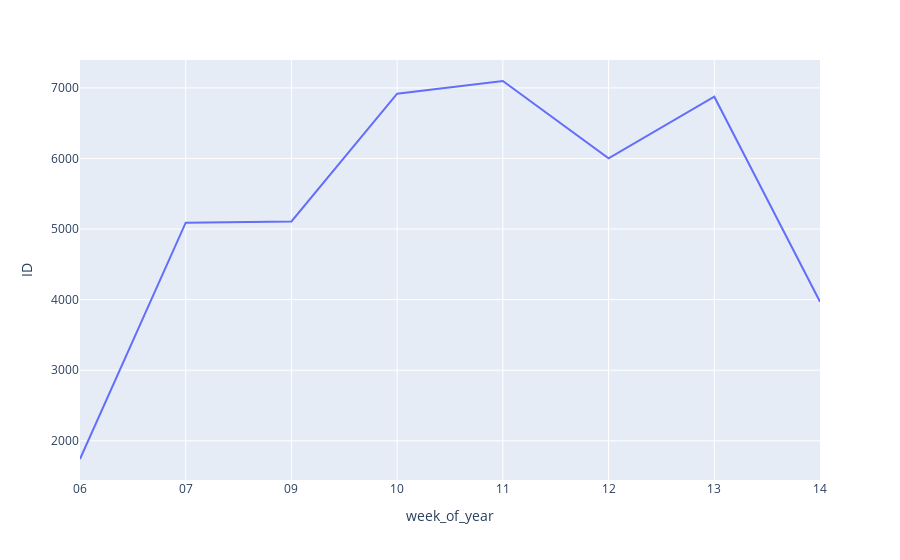

Notebook cell for this chart:
### Code cell
#quantidade de pedidos por semana
#criar a coluna da semana
df1['week_of_year'] = df1['Order_Date'].dt.strftime('%U')

df_aux = df1.loc[:,['ID', 'week_of_year']].groupby('week_of_year').count().reset_index()
df_aux.head()

px.line(df_aux, x='week_of_year', y='ID')

### Figure 1 — Plotly figure (JSON) as saved in the notebook; plotly's stock layout.template omitted (floating-point values rounded to 4 significant figures)
{"data": [{"hovertemplate": "week_of_year=%{x}<br>ID=%{y}<extra></extra>", "legendgroup": "", "line": {"color": "#636efa", "dash": "solid"}, "marker": {"symbol": "circle"}, "mode": "lines", "name": "", "orientation": "v", "showlegend": false, "type": "scatter", "x": ["06", "07", "09", "10", "11", "12", "13", "14"], "xaxis": "x", "y": [1742, 5090, 5108, 6918, 7098, 6003, 6876, 3970], "yaxis": "y"}], "layout": {"autosize": true, "legend": {"tracegroupgap": 0}, "margin": {"t": 60}, "xaxis": {"anchor": "y", "autorange": true, "domain": [0, 1], "range": [0, 7], "title": {"text": "week_of_year"}, "type": "category"}, "yaxis": {"anchor": "x", "autorange": true, "domain": [0, 1], "range": [1444.0, 7396.0], "title": {"text": "ID"}, "type": "linear"}}}
